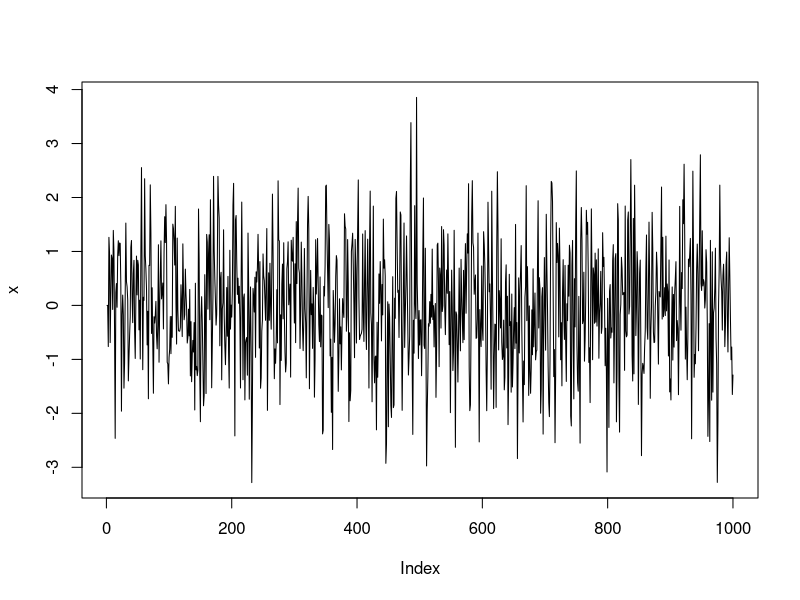
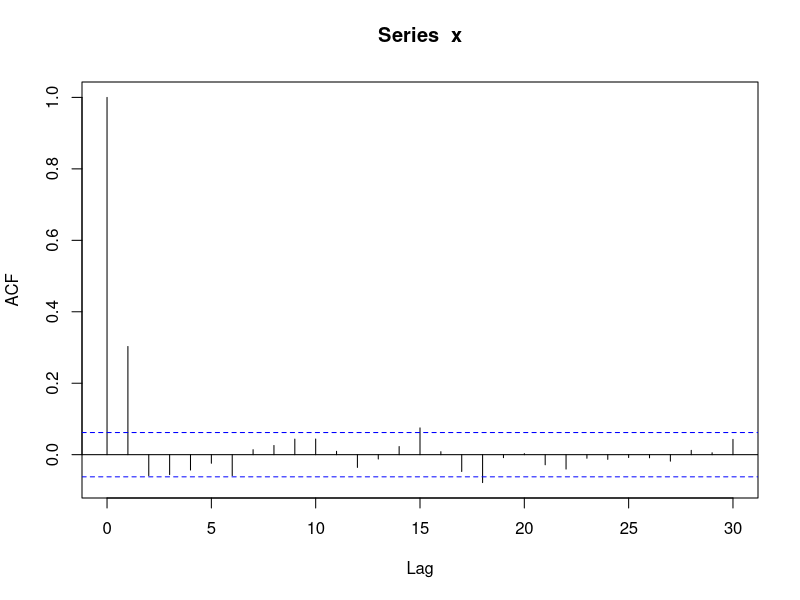

Recreate these plots in R, in order.
"MOving Average Model Demo

Unline the Autoregressive Model, the moving average model uses more white
noise terms with Beta Coefficients to give the magnitude.
x(t)=w(t) +B1Wt-1 +...BqWt-q
The white noise will have a mean of 0 and the variance of the series
THe order is q
"
set.seed(1)

#generate values for W(t) white noise
w<-rnorm(1000)

#generate values for x(t) time series x(t=1)=0
x<-rep(0,1000)

#we simulate MA(1)with one coefficient(0.4)
for(t in 3:1000)x[t]<-w[t]+0.4*w[t-1]

"
In the autocorrelation function we expect there to be a non zero significant
autocorrelation value. So if a non zero value exists we can fit MA(q) model
"
plot(x,type="l")
acf(x)

"There is no ma() function in R so we use the ARIMA model without the 
AR and Integrated part. We set them to both be 0  and MA(1)
"
x.ma<-arima(x,order=c(0,0,1))
x.ma

#The output shows that we have an MA coefficient of 0.37 with a std err of 0.0306
#Construct the confidence levels
0.37567096+c(-1.96,1.96)*0.0306
